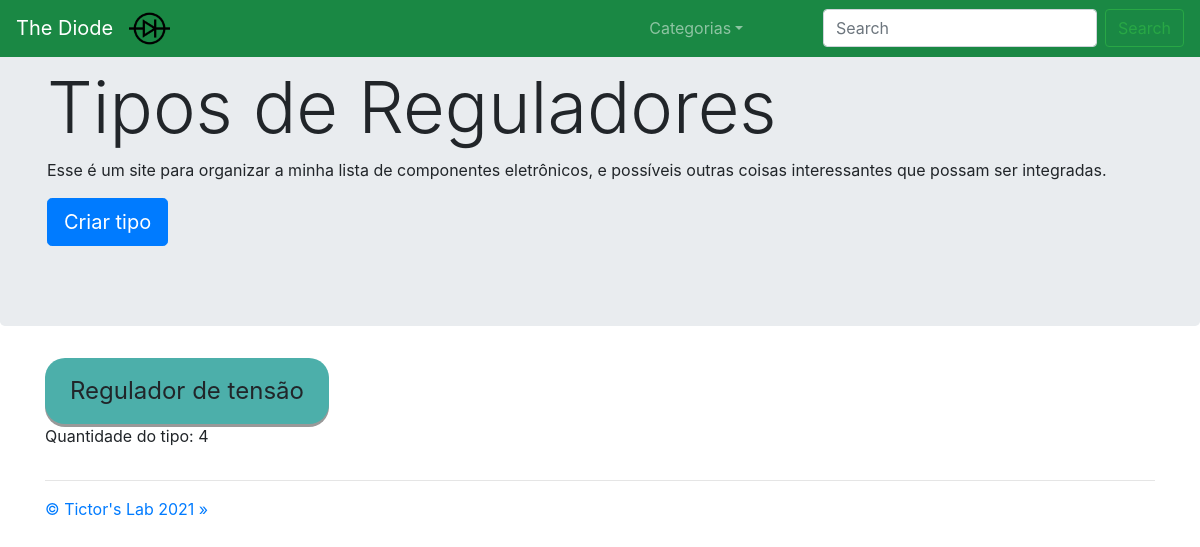
The app's page /8/ with its own data.
### componente/models.py (models this page shows, shortened)
class Categoria(models.Model):
    nome       = models.CharField(max_length=100, unique=True, null=True)
    quantidade = models.IntegerField(blank=True, null=True)
    def __str__(self):
        return self.nome

class TipoDeComponente(models.Model):
    nome       = models.CharField(max_length = 100)
    categoria  = models.ForeignKey('Categoria', on_delete=models.CASCADE, default="1")
    quantidade = models.IntegerField(blank=True, null=True)
    class Meta:
        verbose_name_plural = "Tipos de componentes"

### core/views.py (the view)
# urls.py: path('<int:id>/', tipos_de_componentes, name='tipos_de_componentes'),
def tipos_de_componentes(request, id):
    tipodecomponente = TipoDeComponente.objects.filter(categoria=id).order_by('-quantidade')
    categorias = Categoria.objects.order_by('-quantidade')
    criar_painel_msg = painelDeArmazenamentoModular_contextMsg(request)
    context = {'categorias':categorias,
               'tipodecomponentes':tipodecomponente,
               'categoria_especifica':Categoria.objects.get(id=id),
               'id_categoria':id,
               'criar_painel_msg':criar_painel_msg}
    return render(request, 'core/tipos_de_componentes.html', context)

### core/views.py (called while the page is built)
def painelDeArmazenamentoModular_splitIds(request, cookie_name):
    criar_painel_ids = request.COOKIES.get(cookie_name)
    if (criar_painel_ids != None): criar_painel_num_ids = len(criar_painel_ids.split(","))
    else: criar_painel_num_ids = 0
    return criar_painel_num_ids

def painelDeArmazenamentoModular_contextMsg(request):
    criar_painel_num_ids = painelDeArmazenamentoModular_splitIds(request, "criar_painel_ids")
    if request.COOKIES.get('criar_painel') == "True" and criar_painel_num_ids == 9:
        criar_painel_msg = "todos os componentes selecionados"
    elif request.COOKIES.get('criar_painel') == "True":
        criar_painel_msg = str(criar_painel_num_ids) + " componentes selecionados"
    else:
        criar_painel_msg = 0
    return criar_painel_msg

### core/templates/core/tipos_de_componentes.html (shortened to what this page needs)
{% extends 'core/base.html' %}
{% load static %}
{% block content %}
<nav class="navbar navbar-expand-md navbar-dark fixed-top" style="background-color: #1a8844;">
    <a class="navbar-brand" href="../">The Diode</a>
    <div class="collapse navbar-collapse" id="navbarsExampleDefault">
        <ul class="navbar-nav mr-auto">
            <li>
                <img src="{% static 'core/imagens/Diode.png' %}" style="width:8%;">
            </li>
            <li class="nav-item dropdown">
                <a class="nav-link dropdown-toggle" href="#" id="dropdown01" data-toggle="dropdown" aria-haspopup="true"
                    aria-expanded="false">Categorias</a>
            </li>
        </ul>
        <form class="form-inline my-2 my-lg-0" action="/search">
            <input name="q" class="form-control mr-sm-2" type="text" placeholder="Search" aria-label="Search">
            <button class="btn btn-outline-success my-2 my-sm-0" type="submit">Search</button>
        </form>
    </div>
</nav>
<main role="main">
    <div class="jumbotron">
        <div class="container">
            <h1 class="display-3">Tipos de {{ categoria_especifica }}</h1>
            <p>Esse é um site para organizar a minha lista de componentes eletrônicos, e possíveis outras coisas interessantes que possam ser integradas.</p>
        </div>
        <div class="container">
            <p><a class="btn btn-primary btn-lg" href="../{{ id_categoria }}/criar/" role="button">Criar tipo</a></p>
        </div>
    </div>
    <div class="container">
        <div class="row">
            {% for tipodecomponente in tipodecomponentes %}
            <div class="col-md-4">
                <a class="categorias" onclick="document.location='../{{ tipodecomponente.categoria.id }}/{{ tipodecomponente.id }}'" role="button">{{ tipodecomponente.nome }}</a>
                <p>Quantidade do tipo: {{ tipodecomponente.quantidade }}</p>
            </div>
            {% endfor %}
        </div>
        <hr>
    </div>
</main>
<footer class="container">
    <p><a href="http://tictorslab.blogspot.com/" role="button">&copy; Tictor's Lab 2021 &raquo;</a></p>
</footer>
{% endblock %}

### core/templates/core/tipos_de_componentes.html (style rules this page uses)
.categorias { display: inline-block; padding: 15px 25px; font-size: 24px; cursor: pointer; text-align: center; text-decoration: none; outline: none; color: #fff; background-color: #4cafaa; border: none; border-radius: 20px; box-shadow: 0 3px #999; }

### records on screen
Categoria: nome "Reguladores"
TipoDeComponente: nome "Regulador de tensão", quantidade "4"
